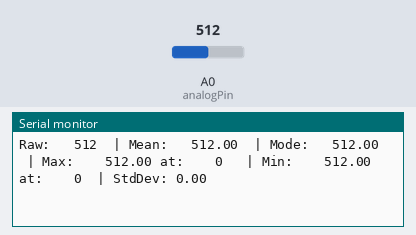
Bench run of a sketch on a simulated Arduino Uno, built with avr-gcc and run on an emulated ATmega328P. Parts: the last lines printed to the serial monitor. The test bench sets the inputs (shaded band); at power-on: A0 (analogPin) = 512.

Above: at 2.7 s.
2.8 s: A0 (analogPin) set to 738
At 3.8 s:
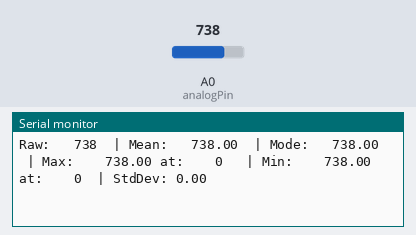
4.3 s: A0 (analogPin) set to 767
At 5.0 s:
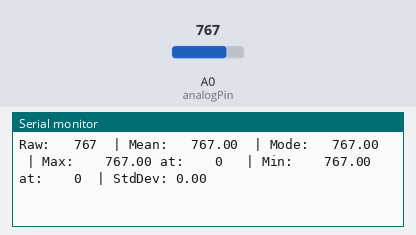
13.3 s: A0 (analogPin) set to 11
At 14.2 s:
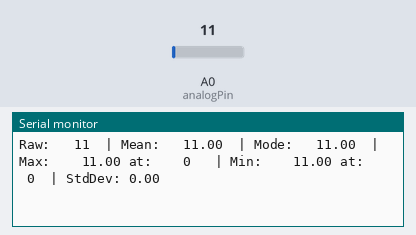
14.8 s: A0 (analogPin) set to 8
At 15.9 s:
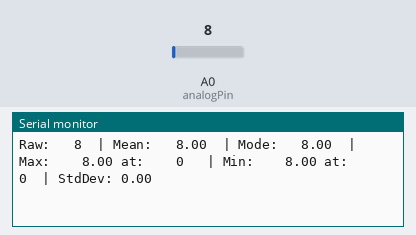
Timing chart, 0 to 17.8 s (numbered marks = the images above; inputs shaded):
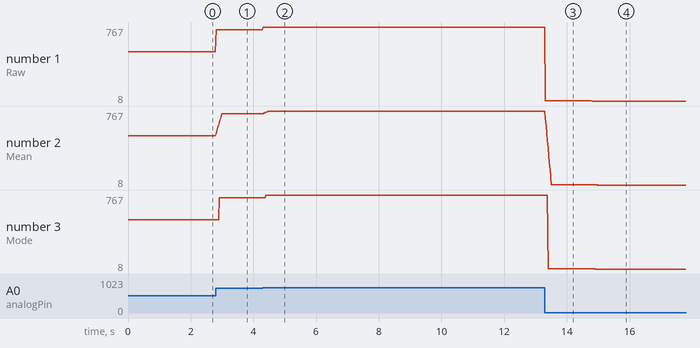

The sketch:

Average-smoothingSignal.ino
```cpp
#include <Average.h>

int analogPin = A0;

// Reserve space for 10 entries in the average bucket.
// Change the type between < and > to change the entire way the library works.
Average<float> ave(10);

void setup() {
    Serial.begin(115200);
}

void loop() {
    int minat = 0;
    int maxat = 0;

    // Add a new random value to the bucket
    ave.push(analogRead(analogPin));

    // Display the current data set
//    for (int i = 0; i < 10; i++) {
//        Serial.print(ave.get(i));
//        Serial.print(" ");
//    }
//    Serial.println();

    // And show some interesting results.
    Serial.print("Raw:   "); Serial.print(analogRead(analogPin));
    Serial.print("  | Mean:   "); Serial.print(ave.mean());
    Serial.print("  | Mode:   "); Serial.print(ave.mode());
    Serial.print("  | Max:    "); Serial.print(ave.maximum(&maxat));
    Serial.print(" at:    "); Serial.print(maxat);
    Serial.print("   | Min:    "); Serial.print(ave.minimum(&minat));
    Serial.print(" at:    "); Serial.print(minat);
    Serial.print("  | StdDev: "); Serial.println(ave.stddev());
    delay(15);
}
```

Measured:
- after the input at 2.8 s, the serial monitor: prints a new line at once (image 1)
- after the input at 4.3 s, the serial monitor: prints a new line at once (image 2)
- after the input at 13.3 s, the serial monitor: prints a new line at once (image 3)
- after the input at 14.8 s, the serial monitor: prints a new line at once (image 4)
- plotted number 1: 512 → 738 after the input at 2.8 s, 738 → 767 after the input at 4.3 s, 767 → 11 after the input at 13.3 s
- plotted number 2: 512 → 738 after the input at 2.8 s, 738 → 767 after the input at 4.3 s, 767 → 11 after the input at 13.3 s
- plotted number 3: 512 → 738 after the input at 2.8 s, 738 → 767 after the input at 4.3 s, 767 → 11 after the input at 13.3 s
